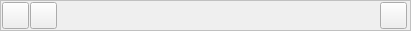
     <widget class="QFrame" name="frame_trackLine">
      <property name="geometry">
       <rect>
        <x>10</x>
        <y>370</y>
        <width>411</width>
        <height>31</height>
       </rect>
      </property>
      <property name="styleSheet">
       <string notr="true">QFrame { 
border: 1px solid #C0C0C0;
}</string>
      </property>
      <property name="frameShape">
       <enum>QFrame::StyledPanel</enum>
      </property>
      <property name="frameShadow">
       <enum>QFrame::Raised</enum>
      </property>
      <widget class="QPushButton" name="pushButton_TrackLine_Yax">
       <property name="geometry">
        <rect>
         <x>380</x>
         <y>2</y>
         <width>27</width>
         <height>27</height>
        </rect>
       </property>
       <property name="font">
        <font>
         <pointsize>14</pointsize>
         <bold>true</bold>
        </font>
       </property>
       <property name="toolTip">
        <string>tính hệ số góc y=ax</string>
       </property>
       <property name="text">
        <string/>
       </property>
       <property name="icon">
        <iconset resource="../image.qrc">
         <normaloff>:/image/MFS0103_Track_yax.jpg</normaloff>:/image/MFS0103_Track_yax.jpg</iconset>
       </property>
       <property name="iconSize">
        <size>
         <width>25</width>
         <height>25</height>
        </size>
       </property>
      </widget>
      <widget class="QPushButton" name="pushButton_TrackLine_Default">
       <property name="geometry">
        <rect>
         <x>2</x>
         <y>2</y>
         <width>27</width>
         <height>27</height>
        </rect>
       </property>
       <property name="font">
        <font>
         <pointsize>14</pointsize>
         <bold>true</bold>
        </font>
       </property>
       <property name="toolTip">
        <string>trục tọa độ ảo</string>
       </property>
       <property name="text">
        <string/>
       </property>
       <property name="icon">
        <iconset resource="../image.qrc">
         <normaloff>:/image/MFS0103_Track_D.jpg</normaloff>:/image/MFS0103_Track_D.jpg</iconset>
       </property>
       <property name="iconSize">
        <size>
         <width>25</width>
         <height>25</height>
        </size>
       </property>
      </widget>
      <widget class="QPushButton" name="pushButton_TrackLine_Tooltip">
       <property name="geometry">
        <rect>
         <x>30</x>
         <y>2</y>
         <width>27</width>
         <height>27</height>
        </rect>
       </property>
       <property name="font">
        <font>
         <pointsize>14</pointsize>
         <bold>true</bold>
        </font>
       </property>
       <property name="toolTip">
        <string>bắt điểm</string>
       </property>
       <property name="text">
        <string/>
       </property>
       <property name="icon">
        <iconset resource="../image.qrc">
         <normaloff>:/image/MFS0103_Track_T.jpg</normaloff>:/image/MFS0103_Track_T.jpg</iconset>
       </property>
       <property name="iconSize">
        <size>
         <width>25</width>
         <height>25</height>
        </size>
       </property>
      </widget>
     </widget>
